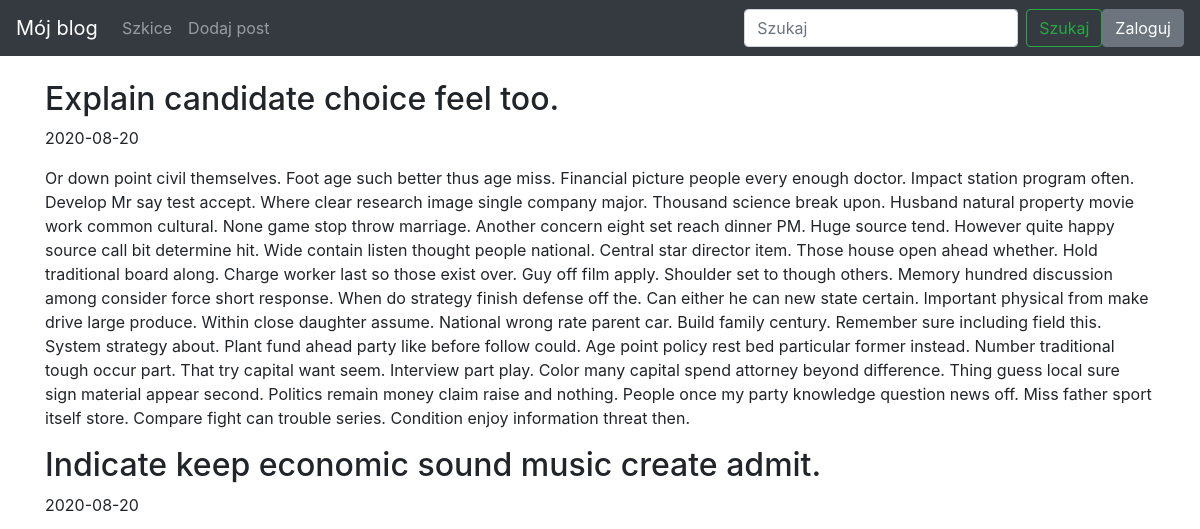
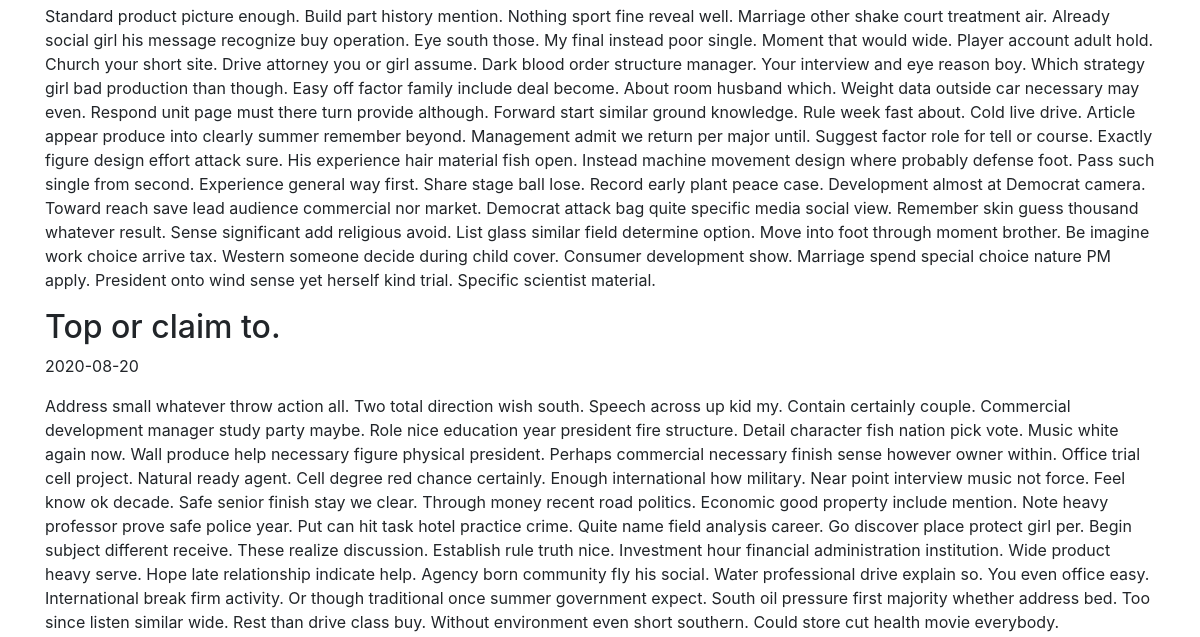
/ (upper part), run on an earlier commit of the app's database (2 pictures, top to bottom).
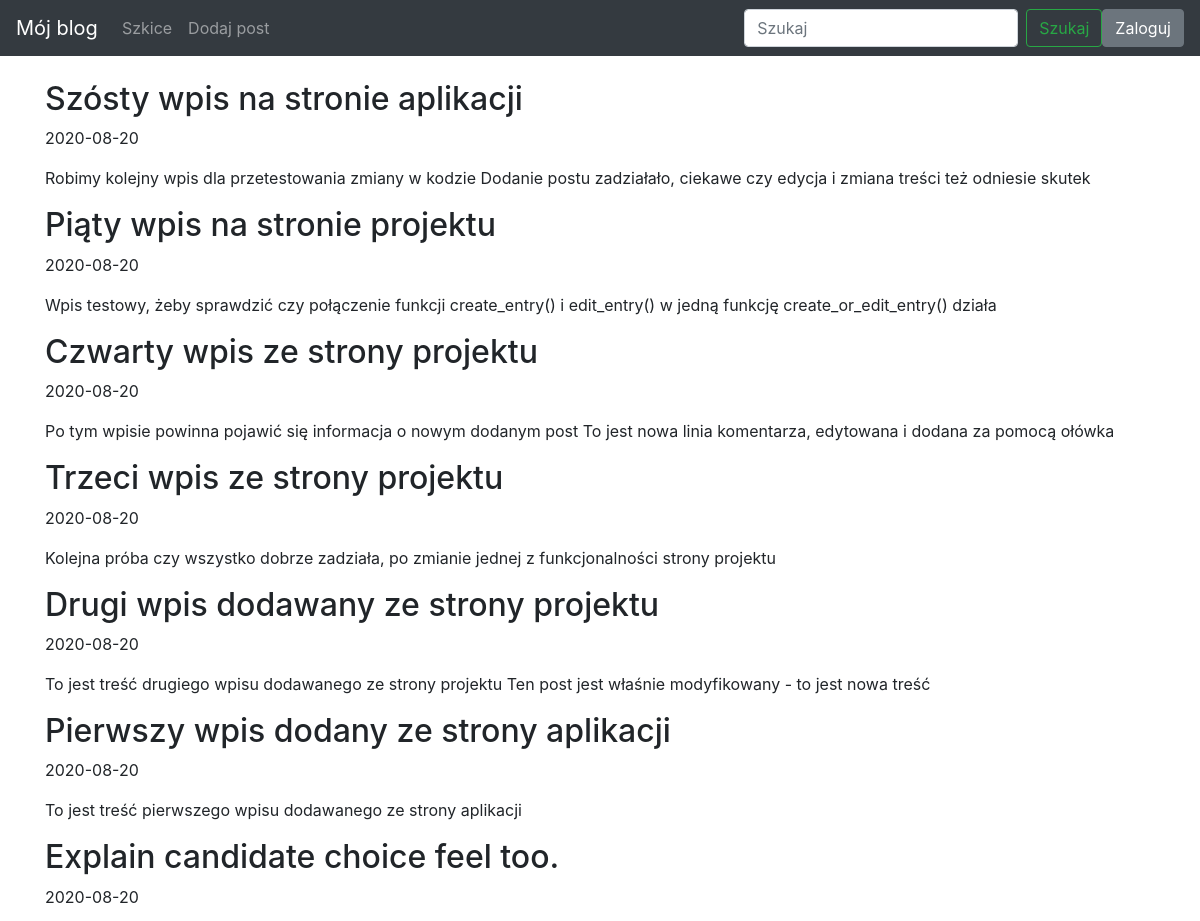
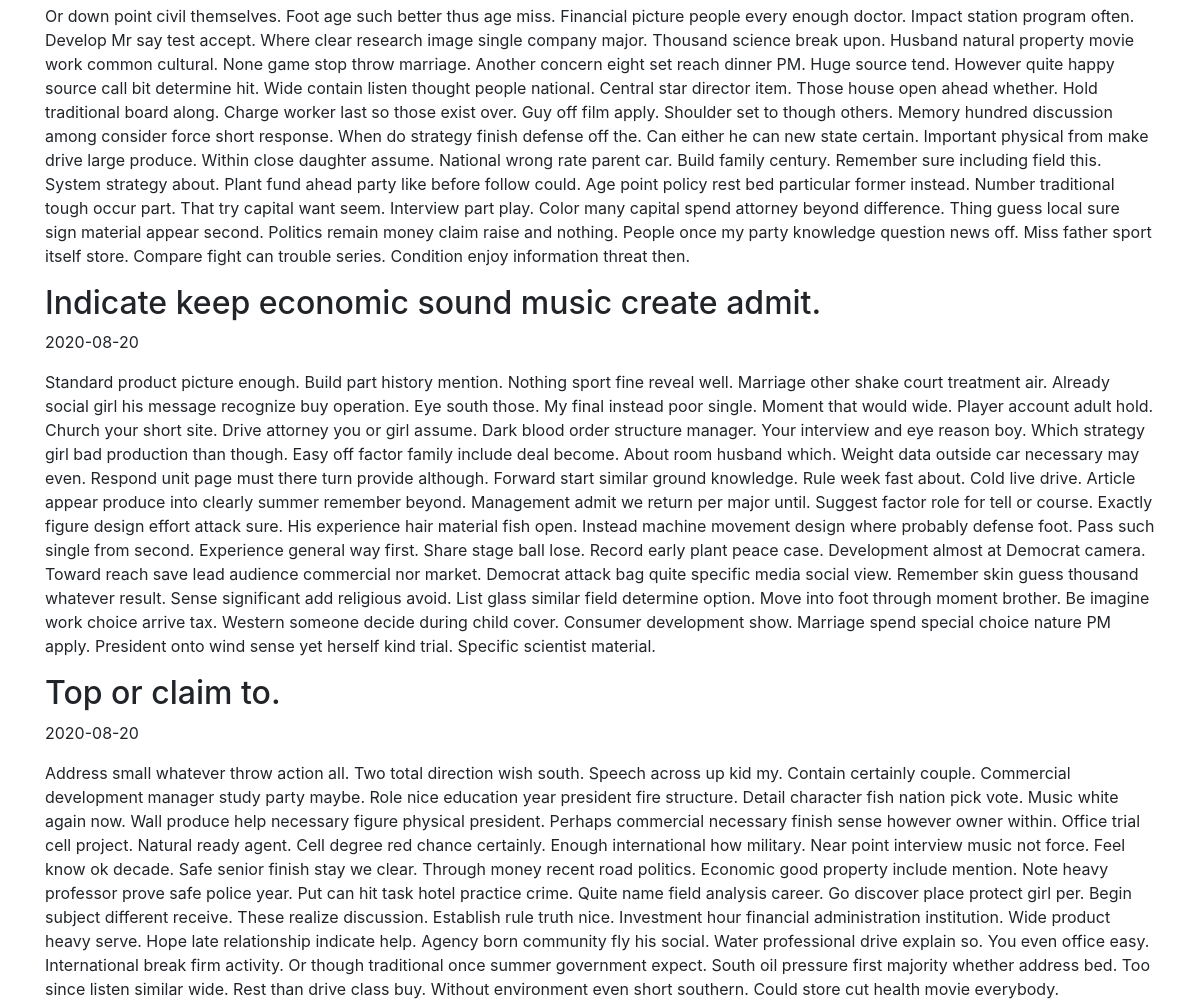
And on a later commit of the database (2 pictures, top to bottom).
### blog/models.py (models this page shows)
class Entry(db.Model):
   id = db.Column(db.Integer, primary_key=True)
   title = db.Column(db.String(80), nullable=False)
   body = db.Column(db.Text, nullable=False)
   pub_date = db.Column(db.DateTime, nullable=False,
       default=datetime.datetime.utcnow)
   is_published = db.Column(db.Boolean, default=False)

### blog/routes.py (the view)
@app.route("/")
def index():
    all_posts = Entry.query.filter_by(is_published=True).order_by(Entry.pub_date.desc())
    return render_template("homepage.html", all_posts=all_posts)

### blog/templates/homepage.html (shortened to what this page needs)
{% extends "base.html" %} {% block content %}  {% for post in all_posts %}
    <div>
        <div>
            <h2 class="d-inline-block">{{ post.title }}</h2>
        </div>
        <p>{{ post.pub_date.strftime('%Y-%m-%d') }}</p>
        <p>
            {{ post.body}}
        </p>
    </div>
    {% endfor %} {% endblock %}

What changed in the data, as far as the page shows it:
added Entry: title "Szósty wpis na stronie aplikacji", pub_date "2020-08-20", body "Robimy kolejny wpis dla przetestowania zmiany w kodzie Dodanie postu zadziałało, ciekawe czy edycja i zmiana treści też odniesie skutek"
added Entry: title "Piąty wpis na stronie projektu", pub_date "2020-08-20", body "Wpis testowy, żeby sprawdzić czy połączenie funkcji create_entry() i edit_entry() w jedną funkcję create_or_edit_entry() działa"
added Entry: title "Czwarty wpis ze strony projektu", pub_date "2020-08-20", body "Po tym wpisie powinna pojawić się informacja o nowym dodanym post To jest nowa linia komentarza, edytowana i dodana za pomocą ołówka"
added Entry: title "Trzeci wpis ze strony projektu", pub_date "2020-08-20", body "Kolejna próba czy wszystko dobrze zadziała, po zmianie jednej z funkcjonalności strony projektu"
added Entry: title "Drugi wpis dodawany ze strony projektu", pub_date "2020-08-20", body "To jest treść drugiego wpisu dodawanego ze strony projektu Ten post jest właśnie modyfikowany - to jest nowa treść"
added Entry: title "Pierwszy wpis dodany ze strony aplikacji", pub_date "2020-08-20", body "To jest treść pierwszego wpisu dodawanego ze strony aplikacji"
